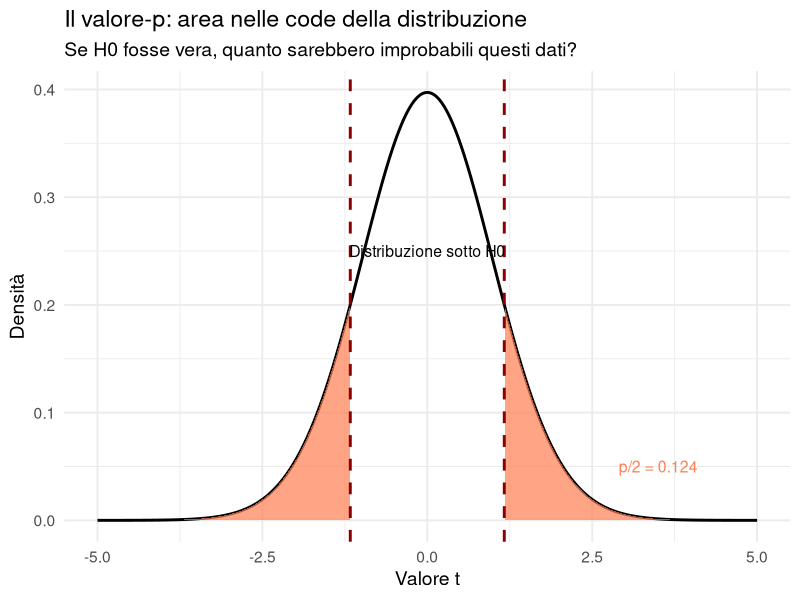
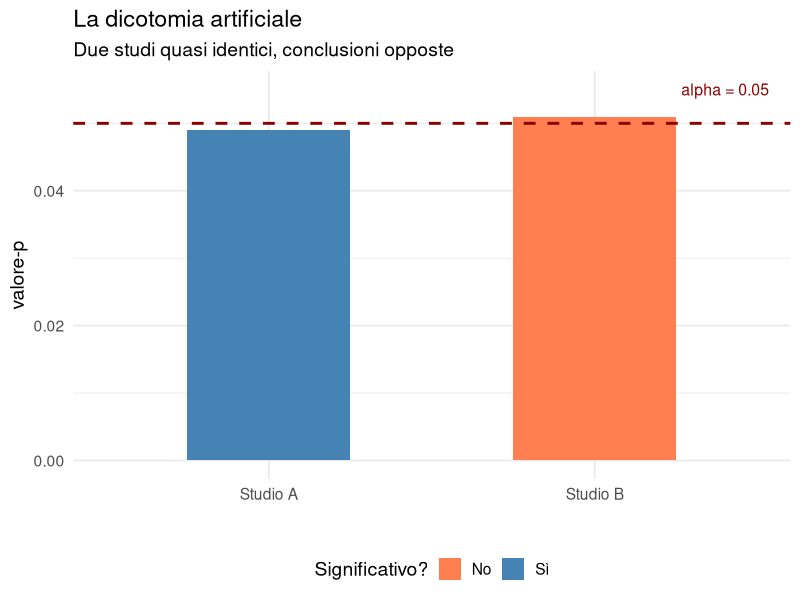
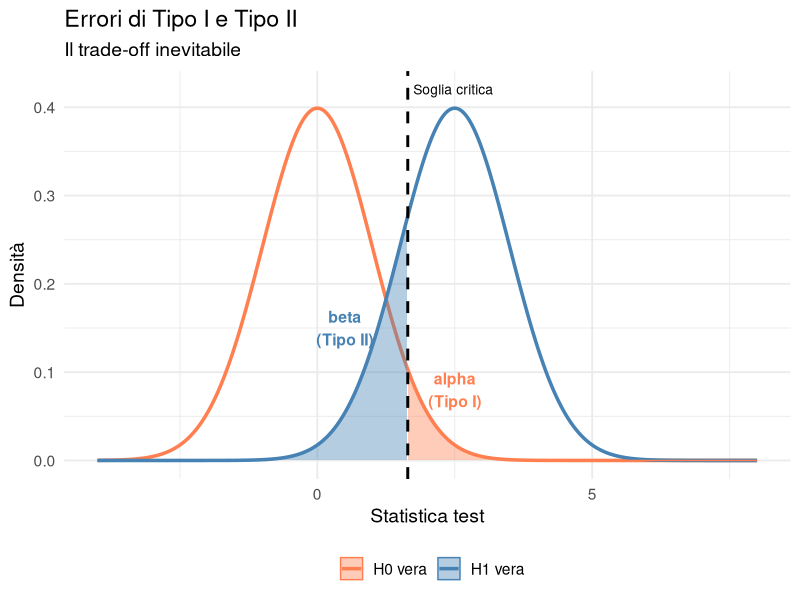

Here is the R script that generated these plots, in order:
## ---- chunk 1
#| echo: false
#| message: false
#| warning: false
library(ggplot2)
library(dplyr)
set.seed(42)
## ---- chunk 2
# Simuliamo i dati
set.seed(123)
n <- 30

# Supponiamo che il training abbia un effetto reale di 5 punti
controllo <- rnorm(n, mean = 50, sd = 10)  # Media ansia gruppo controllo
training <- rnorm(n, mean = 45, sd = 10)   # Media ansia gruppo training

# Differenza osservata
diff_osservata <- mean(controllo) - mean(training)
cat("Differenza osservata:", round(diff_osservata, 2), "punti\n")
## ---- chunk 3
# Test t per campioni indipendenti
risultato <- t.test(controllo, training)
risultato
## ---- chunk 4
#| echo: false

# Distribuzione sotto H0
x <- seq(-5, 5, length.out = 1000)
y <- dt(x, df = 58)

# Valore t osservato
t_oss <- risultato$statistic

df_t <- data.frame(x = x, y = y)

ggplot(df_t, aes(x = x, y = y)) +
  geom_line(linewidth = 1) +
  geom_area(data = subset(df_t, x >= abs(t_oss)), 
            aes(x = x, y = y), fill = "coral", alpha = 0.7) +
  geom_area(data = subset(df_t, x <= -abs(t_oss)), 
            aes(x = x, y = y), fill = "coral", alpha = 0.7) +
  geom_vline(xintercept = c(-abs(t_oss), abs(t_oss)), 
             color = "darkred", linetype = "dashed", linewidth = 1) +
  annotate("text", x = 0, y = 0.25, 
           label = "Distribuzione sotto H0", size = 4) +
  annotate("text", x = 3.5, y = 0.05, 
           label = paste0("p/2 = ", round(risultato$p.value/2, 3)), 
           color = "coral", size = 4) +
  labs(title = "Il valore-p: area nelle code della distribuzione",
       subtitle = "Se H0 fosse vera, quanto sarebbero improbabili questi dati?",
       x = "Valore t", y = "Densità") +
  theme_minimal(base_size = 14)
## ---- chunk 5
# Due studi con lo stesso effetto, diversa numerosità
set.seed(42)

# Studio piccolo: n = 20
piccolo <- t.test(rnorm(20, 0.3, 1), mu = 0)

# Studio grande: n = 200  
grande <- t.test(rnorm(200, 0.3, 1), mu = 0)

cat("Studio piccolo (n=20): p =", round(piccolo$p.value, 4), "\n")
cat("Studio grande (n=200): p =", round(grande$p.value, 6), "\n")
## ---- chunk 6
#| echo: false

# Confronto p = 0.049 vs p = 0.051
df_soglia <- data.frame(
  studio = c("Studio A", "Studio B"),
  p_value = c(0.049, 0.051),
  significativo = c("Sì", "No")
)

ggplot(df_soglia, aes(x = studio, y = p_value, fill = significativo)) +
  geom_col(width = 0.5) +
  geom_hline(yintercept = 0.05, linetype = "dashed", color = "darkred", linewidth = 1) +
  annotate("text", x = 2.4, y = 0.055, label = "alpha = 0.05", color = "darkred", size = 4) +
  scale_fill_manual(values = c("Sì" = "steelblue", "No" = "coral")) +
  labs(title = "La dicotomia artificiale",
       subtitle = "Due studi quasi identici, conclusioni opposte",
       x = "", y = "valore-p", fill = "Significativo?") +
  theme_minimal(base_size = 14) +
  theme(legend.position = "bottom")
## ---- chunk 7
set.seed(42)

# Effetto minuscolo: 0.1 punti su una scala 0-100
n_grande <- 100000
gruppo_a <- rnorm(n_grande, mean = 50.0, sd = 10)
gruppo_b <- rnorm(n_grande, mean = 50.1, sd = 10)
## ---- chunk 8
t.test(gruppo_a, gruppo_b)
## ---- chunk 9
#| echo: false

# Due distribuzioni: sotto H0 e sotto H1
x <- seq(-4, 8, length.out = 1000)
h0 <- dnorm(x, mean = 0, sd = 1)
h1 <- dnorm(x, mean = 2.5, sd = 1)  # Effetto reale

df_errori <- data.frame(
  x = rep(x, 2),
  densita = c(h0, h1),
  ipotesi = rep(c("H0 vera", "H1 vera"), each = length(x))
)

# Valore critico per alpha = 0.05 (one-tailed per semplicità)
critico <- qnorm(0.95, 0, 1)

ggplot(df_errori, aes(x = x, y = densita, color = ipotesi, fill = ipotesi)) +
  geom_line(linewidth = 1.2) +
  # Errore Tipo I (alpha)
  geom_area(data = subset(df_errori, ipotesi == "H0 vera" & x >= critico),
            alpha = 0.4) +
  # Errore Tipo II (beta)
  geom_area(data = subset(df_errori, ipotesi == "H1 vera" & x <= critico),
            alpha = 0.4) +
  geom_vline(xintercept = critico, linetype = "dashed", color = "black", linewidth = 1) +
  annotate("text", x = critico + 0.1, y = 0.42, label = "Soglia critica", 
           hjust = 0, size = 3.5) +
  annotate("text", x = 2.5, y = 0.08, label = "alpha\n(Tipo I)", 
           color = "coral", size = 4, fontface = "bold") +
  annotate("text", x = 0.5, y = 0.15, label = "beta\n(Tipo II)", 
           color = "steelblue", size = 4, fontface = "bold") +
  scale_color_manual(values = c("H0 vera" = "coral", "H1 vera" = "steelblue")) +
  scale_fill_manual(values = c("H0 vera" = "coral", "H1 vera" = "steelblue")) +
  labs(title = "Errori di Tipo I e Tipo II",
       subtitle = "Il trade-off inevitabile",
       x = "Statistica test", y = "Densità", color = "", fill = "") +
  theme_minimal(base_size = 14) +
  theme(legend.position = "bottom")
## ---- chunk 10
# Calcoliamo la potenza per diversi n
library(pwr)

potenze <- sapply(c(20, 50, 100, 200), function(n) {
  pwr.t.test(n = n, d = 0.5, sig.level = 0.05, type = "two.sample")$power
})

data.frame(
  n_per_gruppo = c(20, 50, 100, 200),
  potenza = round(potenze, 2)
)
